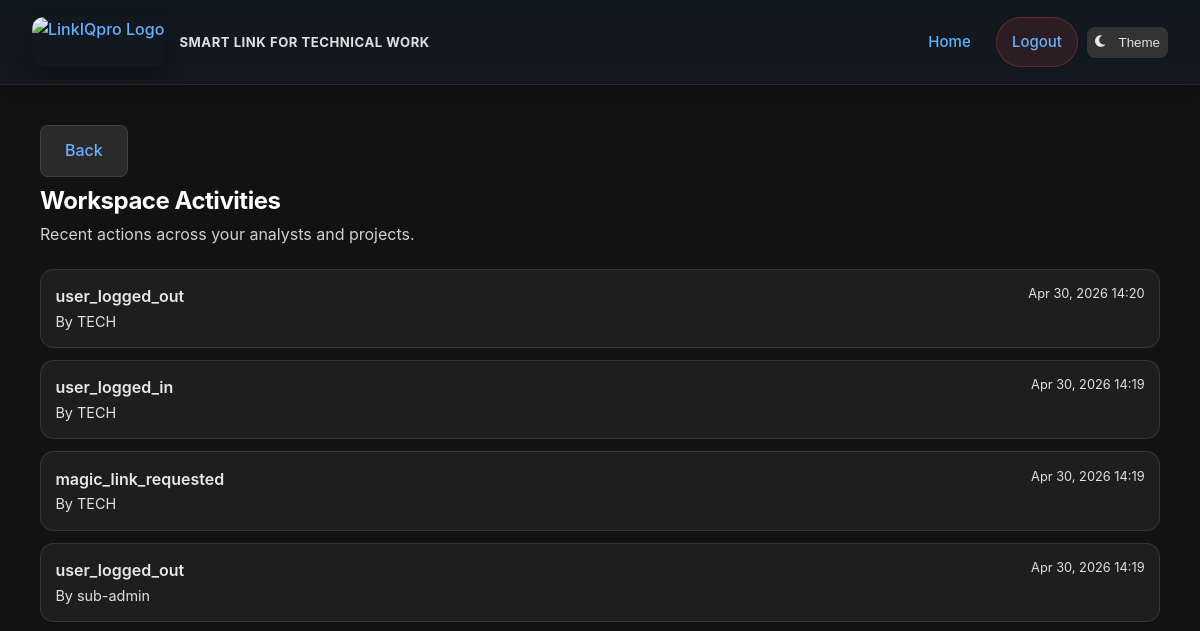
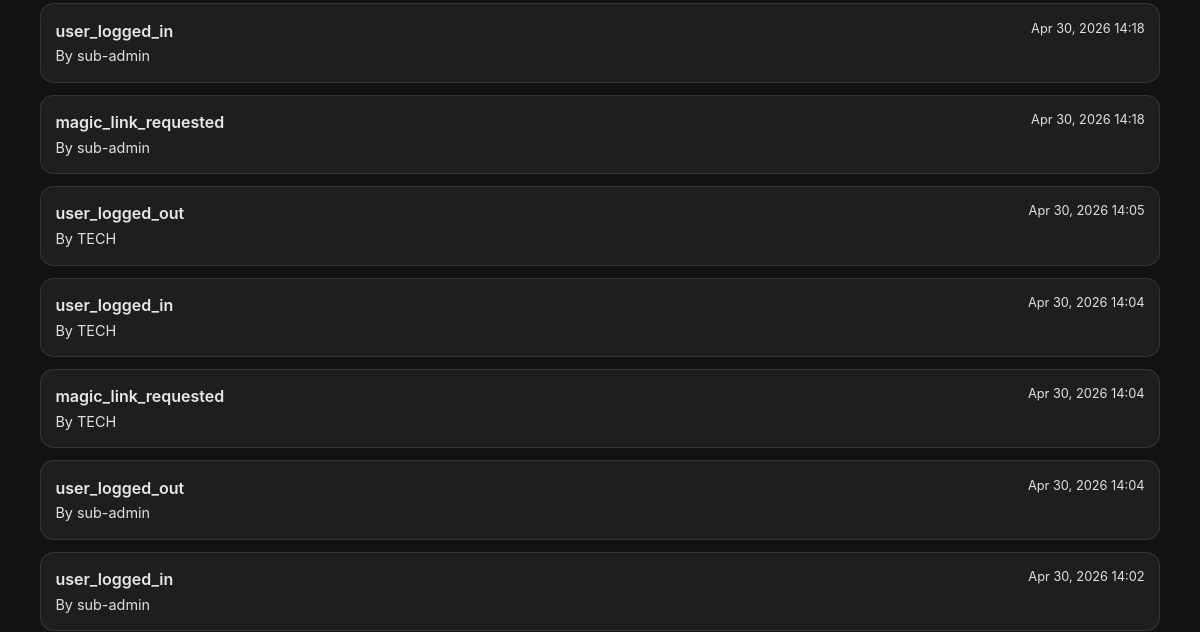
Before: /dashboard/sub-admin/activities/ (signed in, upper part) with the older database file (2 pictures, top to bottom).
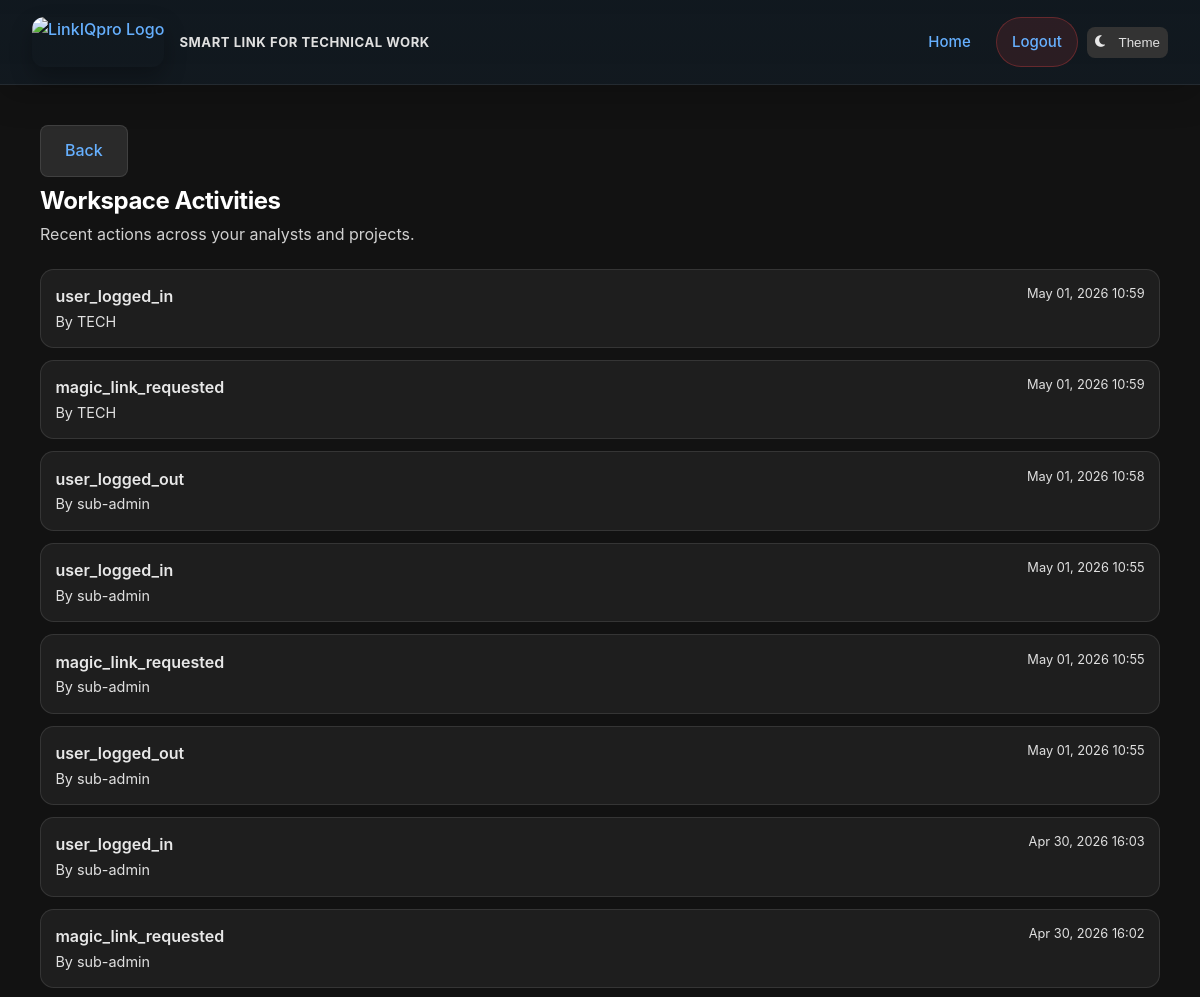
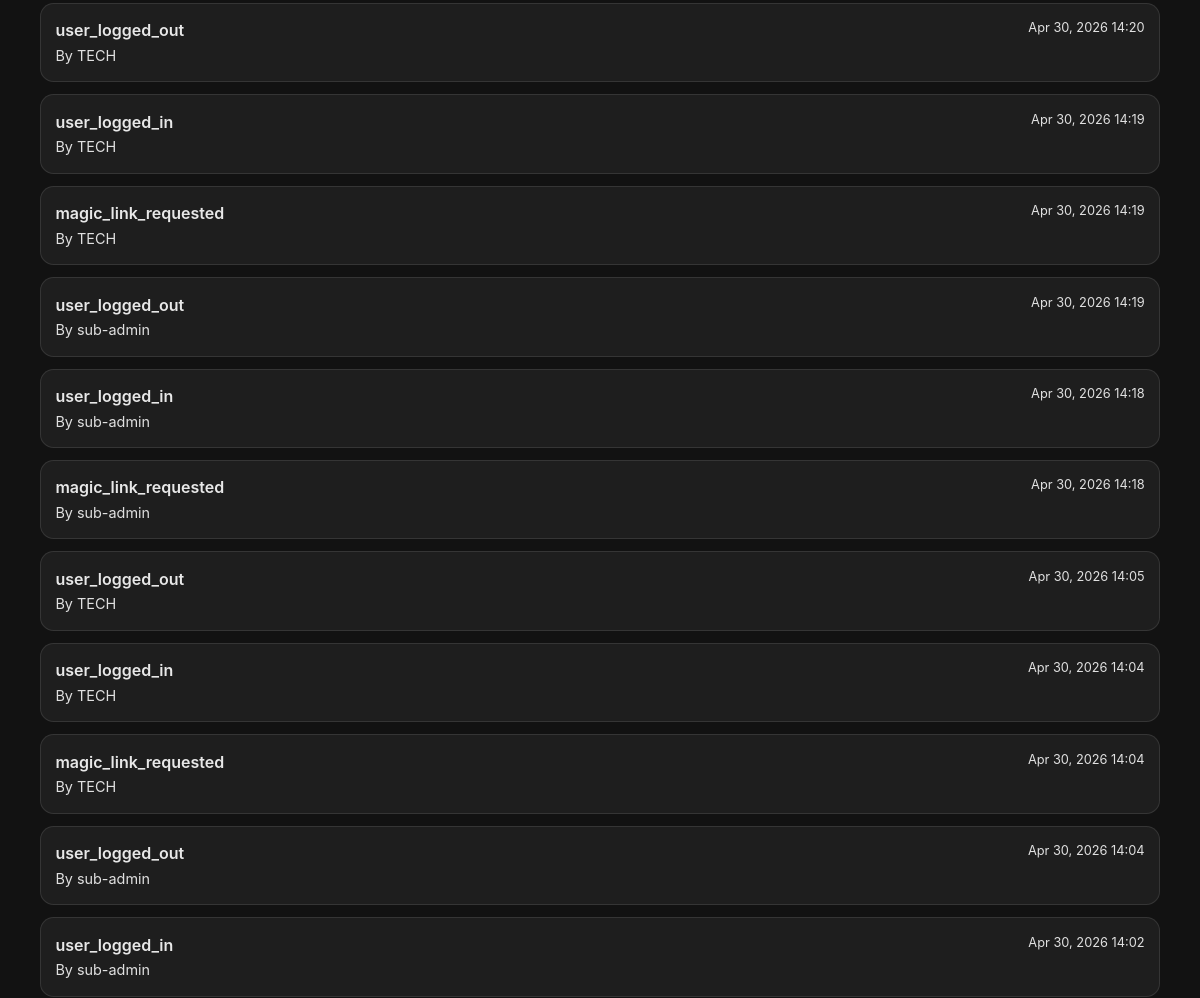
After: the same page with the newer database file (2 pictures, top to bottom).
### apps/audit/models.py (models this page shows, shortened)
class AuditLog(models.Model):
    id = models.UUIDField(primary_key=True, default=uuid.uuid4, editable=False)
    user = models.ForeignKey(
        'users.PseudonymousUser',
        on_delete=models.SET_NULL,
        null=True, blank=True,
        related_name='audit_logs'
    )
    project = models.ForeignKey(
        'projects.Project',
        on_delete=models.CASCADE,
        null=True, blank=True,
        related_name='audit_logs'
    )
    milestone = models.ForeignKey(
        'projects.Milestone',
        on_delete=models.CASCADE,
        null=True, blank=True,
        related_name='audit_logs'
    )
    action = models.CharField(max_length=100)
    details = models.JSONField(default=dict)
    ip_address = models.GenericIPAddressField(null=True, blank=True)
    user_agent = models.TextField(null=True, blank=True)
    created_at = models.DateTimeField(auto_now_add=True)
    class Meta:
        ordering = ['-created_at']
        db_table = 'core_auditlog'

### apps/users/models.py (models this page shows, shortened)
class PseudonymousUser(models.Model):
    id = models.UUIDField(primary_key=True, default=uuid.uuid4, editable=False)
    alias = models.CharField(max_length=255, unique=True)
    email = models.EmailField(null=True, blank=True)  # Deprecated - kept for migration
    email_hash = models.CharField(max_length=64, null=True, blank=True, unique=True)
    password_hash = models.CharField(max_length=255, null=True, blank=True)
    magic_token = models.CharField(max_length=255, unique=True, null=True, blank=True)
    magic_token_expires = models.DateTimeField(null=True, blank=True)
    is_admin = models.BooleanField(default=False)
    is_sub_admin = models.BooleanField(default=False)
    is_analyst = models.BooleanField(default=False)
    is_active = models.BooleanField(default=True)
    is_staff = models.BooleanField(default=False)
    is_superuser = models.BooleanField(default=False)
    created_at = models.DateTimeField(auto_now_add=True)
    last_login = models.DateTimeField(null=True, blank=True)
    last_seen = models.DateTimeField(default=timezone.now)
    parent_admin = models.ForeignKey(
        'self',
        on_delete=models.SET_NULL,
        null=True,
        blank=True,
        related_name='managed_users'
    )
    class Meta:
        ordering = ['-created_at']
        db_table = 'core_pseudonymoususer'  # Keep existing table name
    @property
    def is_authenticated(self):
        return True

### apps/users/views.py (the view)
# urls.py: path('dashboard/sub-admin/activities/', views.sub_admin_activities, name='sub_admin_activities'),
@sub_admin_required
def sub_admin_activities(request):
    from django.db.models import Q
    from apps.audit.models import AuditLog
    logs = AuditLog.objects.filter(
        Q(project__tenant_admin=request.user) |
        Q(user__parent_admin=request.user) |
        Q(user=request.user)
    ).select_related('user', 'project').order_by('-created_at')[:100]
    return render(request, 'core/sub_admin_activities.html', {
        'user': request.user,
        'logs': logs,
    })

### core/context_processors.py (called while the page is built)
def chat_users(request):
    if request.user.is_authenticated:
        admins = PseudonymousUser.objects.filter(is_admin=True, is_active=True)
        return {
            'chat_admins': admins,
        }
    return {}

### templates/core/sub_admin_activities.html (shortened to what this page needs)
{% extends "base.html" %}
{% block content %}
<section class="head">
  <div>
    <a href="{% url 'core:sub_admin_dashboard' %}" class="btn btn-secondary">Back</a>
    <h1 style="margin:.65rem 0 0">Workspace Activities</h1>
    <p>Recent actions across your analysts and projects.</p>
  </div>
</section>
{% if logs %}
<section class="timeline">
  {% for log in logs %}
  <article class="event">
    <div class="row">
      <div class="a">{{ log.action }}</div>
      <div class="t">{{ log.created_at|date:"M d, Y H:i" }}</div>
    </div>
    <div class="m">By {{ log.user.alias|default:"System" }}{% if log.project %} • {{ log.project.project_id }}{% endif %}</div>
  </article>
  {% endfor %}
</section>
{% else %}
<section class="event"><div class="m">No activities recorded yet.</div></section>
{% endif %}
{% endblock %}

Changed rows visible on the page:
added AuditLog: action "user_logged_in", created_at "May 01, 2026 10:59", user.alias "TECH"
added AuditLog: action "magic_link_requested", created_at "May 01, 2026 10:59", user.alias "TECH"
added AuditLog: action "user_logged_out", created_at "May 01, 2026 10:58", user.alias "sub-admin"
added AuditLog: action "user_logged_in", created_at "May 01, 2026 10:55", user.alias "sub-admin"
added AuditLog: action "magic_link_requested", created_at "May 01, 2026 10:55", user.alias "sub-admin"
added AuditLog: action "user_logged_out", created_at "May 01, 2026 10:55", user.alias "sub-admin"
added AuditLog: action "user_logged_in", created_at "Apr 30, 2026 16:03", user.alias "sub-admin"
added AuditLog: action "magic_link_requested", created_at "Apr 30, 2026 16:02", user.alias "sub-admin"
